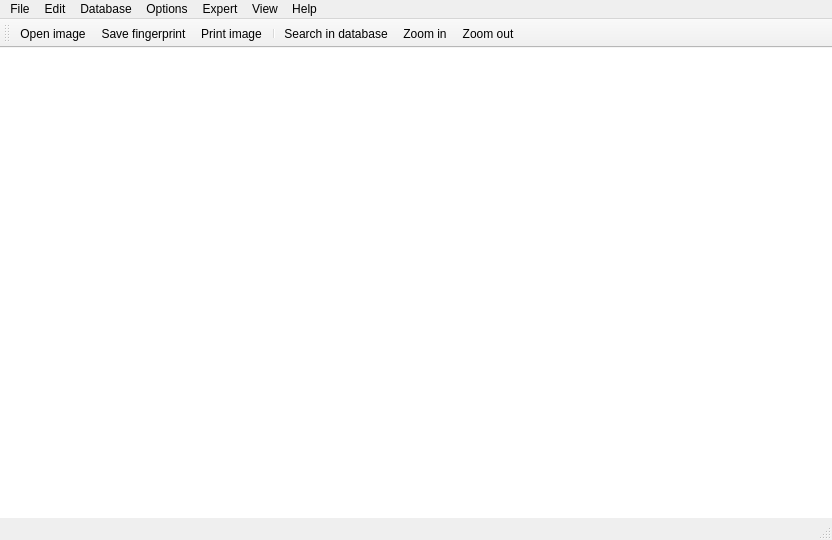
<?xml version="1.0" encoding="UTF-8"?>
<ui version="4.0">
 <class>ContourWindow</class>
 <widget class="QMainWindow" name="ContourWindow">
  <property name="geometry">
   <rect>
    <x>0</x>
    <y>0</y>
    <width>832</width>
    <height>540</height>
   </rect>
  </property>
  <property name="windowTitle">
   <string>I3S: Interactive Individual Identification System(Contour)</string>
  </property>
  <property name="windowIcon">
   <iconset>
    <normaloff>:/images/i3spicon.gif</normaloff>:/images/i3spicon.gif</iconset>
  </property>
  <property name="documentMode">
   <bool>false</bool>
  </property>
  <widget class="QWidget" name="centralWidget">
   <property name="sizePolicy">
    <sizepolicy hsizetype="Preferred" vsizetype="Preferred">
     <horstretch>0</horstretch>
     <verstretch>0</verstretch>
    </sizepolicy>
   </property>
   <layout class="QGridLayout" name="gridLayout">
    <property name="leftMargin">
     <number>0</number>
    </property>
    <property name="topMargin">
     <number>0</number>
    </property>
    <property name="rightMargin">
     <number>0</number>
    </property>
    <property name="bottomMargin">
     <number>0</number>
    </property>
    <property name="horizontalSpacing">
     <number>6</number>
    </property>
    <item row="0" column="0">
     <widget class="QGraphicsView" name="graphicsView">
      <property name="sizePolicy">
       <sizepolicy hsizetype="Expanding" vsizetype="Expanding">
        <horstretch>0</horstretch>
        <verstretch>0</verstretch>
       </sizepolicy>
      </property>
      <property name="minimumSize">
       <size>
        <width>400</width>
        <height>200</height>
       </size>
      </property>
      <property name="frameShape">
       <enum>QFrame::NoFrame</enum>
      </property>
      <property name="frameShadow">
       <enum>QFrame::Sunken</enum>
      </property>
      <property name="lineWidth">
       <number>1</number>
      </property>
      <property name="alignment">
       <set>Qt::AlignCenter</set>
      </property>
     </widget>
    </item>
   </layout>
  </widget>
  <widget class="QMenuBar" name="menuBar">
   <property name="geometry">
    <rect>
     <x>0</x>
     <y>0</y>
     <width>832</width>
     <height>22</height>
    </rect>
   </property>
   <widget class="QMenu" name="menuFile">
    <property name="title">
     <string>File</string>
    </property>
    <addaction name="actionOpen_image"/>
    <addaction name="actionSave_fingerprint"/>
    <addaction name="actionClose_image"/>
    <addaction name="actionPrint_image"/>
    <addaction name="separator"/>
    <addaction name="actionExit"/>
   </widget>
   <widget class="QMenu" name="menuEdit">
    <property name="title">
     <string>Edit</string>
    </property>
    <addaction name="actionUndo"/>
    <addaction name="actionRedo"/>
   </widget>
   <widget class="QMenu" name="menuDatabase">
    <property name="title">
     <string>Database</string>
    </property>
    <addaction name="actionSearch_in_database"/>
    <addaction name="actionInsert_in_database"/>
    <addaction name="actionReload_database"/>
    <addaction name="actionChange_database"/>
    <addaction name="actionNew_Database"/>
    <addaction name="actionRename_database"/>
    <addaction name="actionEdit_database_list"/>
    <addaction name="actionEdit_metadata"/>
    <addaction name="actionBatch_compare"/>
    <addaction name="actionProcess_batch_results"/>
   </widget>
   <widget class="QMenu" name="menuOptions">
    <property name="title">
     <string>Options</string>
    </property>
    <addaction name="actionOptions_results"/>
    <addaction name="actionOptions_general"/>
   </widget>
   <widget class="QMenu" name="menuHelp">
    <property name="title">
     <string>Help</string>
    </property>
    <addaction name="actionOpen_manual"/>
    <addaction name="actionCheck_for_updates"/>
    <addaction name="actionGo_to_the_I3S_website"/>
    <addaction name="actionVideo_tutorials_at_the_I3S_YouTube_channel"/>
    <addaction name="actionFollow_us_on_facebook"/>
    <addaction name="actionAbout_I3S"/>
   </widget>
   <widget class="QMenu" name="menuExpert">
    <property name="title">
     <string>Expert</string>
    </property>
    <addaction name="actionSimple_evaluation"/>
    <addaction name="actionElaborate_evaluation"/>
    <addaction name="actionRedo_database"/>
    <addaction name="actionRedo_individual"/>
   </widget>
   <widget class="QMenu" name="menuView">
    <property name="title">
     <string>View</string>
    </property>
    <addaction name="actionZoom_in"/>
    <addaction name="actionZoom_out"/>
    <addaction name="actionShow_Toolbar"/>
   </widget>
   <addaction name="menuFile"/>
   <addaction name="menuEdit"/>
   <addaction name="menuDatabase"/>
   <addaction name="menuOptions"/>
   <addaction name="menuExpert"/>
   <addaction name="menuView"/>
   <addaction name="menuHelp"/>
  </widget>
  <widget class="QToolBar" name="mainToolBar">
   <property name="floatable">
    <bool>false</bool>
   </property>
   <attribute name="toolBarArea">
    <enum>TopToolBarArea</enum>
   </attribute>
   <attribute name="toolBarBreak">
    <bool>false</bool>
   </attribute>
   <addaction name="actionOpen_image"/>
   <addaction name="actionSave_fingerprint"/>
   <addaction name="actionPrint_image"/>
   <addaction name="separator"/>
   <addaction name="actionSearch_in_database"/>
   <addaction name="actionZoom_in"/>
   <addaction name="actionZoom_out"/>
  </widget>
  <widget class="QStatusBar" name="statusBar"/>
  <action name="actionOpen_image">
   <property name="icon">
    <iconset resource="../resources.qrc">
     <normaloff>:/images/newFile.svg</normaloff>:/images/newFile.svg</iconset>
   </property>
   <property name="text">
    <string>Open image</string>
   </property>
   <property name="shortcut">
    <string>Ctrl+O</string>
   </property>
   <property name="visible">
    <bool>true</bool>
   </property>
   <property name="iconVisibleInMenu">
    <bool>false</bool>
   </property>
   <property name="shortcutVisibleInContextMenu">
    <bool>true</bool>
   </property>
  </action>
  <action name="actionSave_fingerprint">
   <property name="icon">
    <iconset resource="../resources.qrc">
     <normaloff>:/images/save.svg</normaloff>
     <normalon>:/images/Save.png</normalon>:/images/save.svg</iconset>
   </property>
   <property name="text">
    <string>Save fingerprint</string>
   </property>
   <property name="toolTip">
    <string>Save the current file</string>
   </property>
   <property name="shortcut">
    <string>Ctrl+S</string>
   </property>
   <property name="iconVisibleInMenu">
    <bool>false</bool>
   </property>
  </action>
  <action name="actionClose_image">
   <property name="text">
    <string>Close image</string>
   </property>
  </action>
  <action name="actionPrint_image">
   <property name="icon">
    <iconset resource="../resources.qrc">
     <normaloff>:/images/print.svg</normaloff>
     <normalon>:/images/Print.png</normalon>:/images/print.svg</iconset>
   </property>
   <property name="text">
    <string>Print image</string>
   </property>
   <property name="toolTip">
    <string>Print the current individual</string>
   </property>
   <property name="shortcut">
    <string>Ctrl+P</string>
   </property>
   <property name="iconVisibleInMenu">
    <bool>false</bool>
   </property>
  </action>
  <action name="actionExit">
   <property name="text">
    <string>Exit</string>
   </property>
   <property name="shortcut">
    <string>Ctrl+X</string>
   </property>
  </action>
  <action name="actionUndo">
   <property name="text">
    <string>Undo</string>
   </property>
   <property name="shortcut">
    <string>Ctrl+Z</string>
   </property>
  </action>
  <action name="actionRedo">
   <property name="text">
    <string>Redo</string>
   </property>
   <property name="shortcut">
    <string>Ctrl+Y</string>
   </property>
  </action>
  <action name="actionSearch_in_database">
   <property name="icon">
    <iconset resource="../resources.qrc">
     <normaloff>:/images/search.svg</normaloff>
     <normalon>:/images/Search.png</normalon>:/images/search.svg</iconset>
   </property>
   <property name="text">
    <string>Search in database</string>
   </property>
   <property name="toolTip">
    <string>Pop-up search window</string>
   </property>
   <property name="iconVisibleInMenu">
    <bool>false</bool>
   </property>
  </action>
  <action name="actionInsert_in_database">
   <property name="text">
    <string>Insert in database</string>
   </property>
  </action>
  <action name="actionReload_database">
   <property name="text">
    <string>Reload database</string>
   </property>
  </action>
  <action name="actionChange_database">
   <property name="text">
    <string>Change database</string>
   </property>
  </action>
  <action name="actionNew_Database">
   <property name="text">
    <string>New database</string>
   </property>
  </action>
  <action name="actionRename_database">
   <property name="text">
    <string>Rename database</string>
   </property>
  </action>
  <action name="actionEdit_database_list">
   <property name="text">
    <string>Edit database list</string>
   </property>
  </action>
  <action name="actionEdit_metadata">
   <property name="text">
    <string>Edit metadata</string>
   </property>
  </action>
  <action name="actionBatch_compare">
   <property name="text">
    <string>Batch compare</string>
   </property>
  </action>
  <action name="actionProcess_batch_results">
   <property name="text">
    <string>Process batch results</string>
   </property>
  </action>
  <action name="actionOptions_results">
   <property name="text">
    <string>Options results</string>
   </property>
  </action>
  <action name="actionOptions_general">
   <property name="text">
    <string>Options general</string>
   </property>
  </action>
  <action name="actionOpen_manual">
   <property name="icon">
    <iconset resource="../resources.qrc">
     <normaloff>:/images/manual.svg</normaloff>
     <normalon>:/images/questionmark.png</normalon>:/images/manual.svg</iconset>
   </property>
   <property name="text">
    <string>Open manual</string>
   </property>
  </action>
  <action name="actionCheck_for_updates">
   <property name="icon">
    <iconset resource="../resources.qrc">
     <normaloff>:/images/refresh.svg</normaloff>:/images/refresh.svg</iconset>
   </property>
   <property name="text">
    <string>Check for updates...</string>
   </property>
  </action>
  <action name="actionGo_to_the_I3S_website">
   <property name="icon">
    <iconset resource="../resources.qrc">
     <normaloff>:/images/classicIcon.svg</normaloff>
     <normalon>:/images/i3sweb.jpg</normalon>:/images/classicIcon.svg</iconset>
   </property>
   <property name="text">
    <string>Go to the I3S website</string>
   </property>
  </action>
  <action name="actionVideo_tutorials_at_the_I3S_YouTube_channel">
   <property name="icon">
    <iconset resource="../resources.qrc">
     <normaloff>:/images/youtube.svg</normaloff>
     <normalon>:/images/youtube.jpg</normalon>:/images/youtube.svg</iconset>
   </property>
   <property name="text">
    <string>Video tutorials at the I3S YouTube channel</string>
   </property>
  </action>
  <action name="actionFollow_us_on_facebook">
   <property name="icon">
    <iconset resource="../resources.qrc">
     <normaloff>:/images/facebook.svg</normaloff>:/images/facebook.svg</iconset>
   </property>
   <property name="text">
    <string>Follow us on facebook</string>
   </property>
  </action>
  <action name="actionAbout_I3S">
   <property name="icon">
    <iconset resource="../resources.qrc">
     <normaloff>:/images/about.svg</normaloff>:/images/about.svg</iconset>
   </property>
   <property name="text">
    <string>About I3S...</string>
   </property>
  </action>
  <action name="actionZoom_in">
   <property name="icon">
    <iconset resource="../resources.qrc">
     <normaloff>:/images/plus.svg</normaloff>
     <normalon>:/images/PlusK.png</normalon>:/images/plus.svg</iconset>
   </property>
   <property name="text">
    <string>Zoom in</string>
   </property>
   <property name="toolTip">
    <string>Zoom in</string>
   </property>
   <property name="shortcut">
    <string>Ctrl+=</string>
   </property>
   <property name="iconVisibleInMenu">
    <bool>false</bool>
   </property>
  </action>
  <action name="actionZoom_out">
   <property name="icon">
    <iconset resource="../resources.qrc">
     <normaloff>:/images/minus.svg</normaloff>
     <normalon>:/images/MinusK.png</normalon>:/images/minus.svg</iconset>
   </property>
   <property name="text">
    <string>Zoom out</string>
   </property>
   <property name="toolTip">
    <string>Zoom out</string>
   </property>
   <property name="shortcut">
    <string>Ctrl+-</string>
   </property>
   <property name="iconVisibleInMenu">
    <bool>false</bool>
   </property>
  </action>
  <action name="actionSimple_evaluation">
   <property name="text">
    <string>Simple evaluation</string>
   </property>
  </action>
  <action name="actionElaborate_evaluation">
   <property name="text">
    <string>Elaborate evaluation</string>
   </property>
  </action>
  <action name="actionRedo_database">
   <property name="text">
    <string>Redo database</string>
   </property>
  </action>
  <action name="actionRedo_individual">
   <property name="text">
    <string>Redo individual</string>
   </property>
  </action>
  <action name="actionShow_Toolbar">
   <property name="text">
    <string>Show Toolbar</string>
   </property>
  </action>
 </widget>
 <layoutdefault spacing="6" margin="11"/>
 <resources>
  <include location="../resources.qrc"/>
 </resources>
 <connections/>
</ui>
